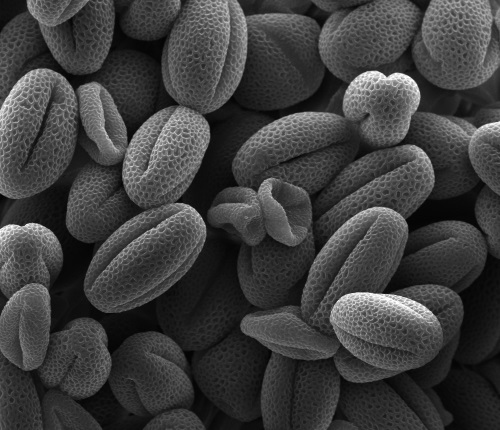
#> input picture pollen-500x430px-96dpi.jpg, 500 x 430 px, found by its file name
$ jupyter execute image_processing_E3.ipynb
#> lines starting #> are read from the running program, lines starting #| are printed output that depends on the picture
# **Exercise 3**
Propose a method for improving the image “pollen-500x430px-96dpi.jpg” in terms the
perceived brightness.

[cell 1]
from google.colab.patches import cv2_imshow

[cell 2]
import cv2
import numpy as np
import matplotlib.pyplot as plt

# Read in the image
img = cv2.imread('/content/pollen-500x430px-96dpi.jpg')
#> img is the input picture: shape (430, 500, 3); min 1, max 255, mean 62.1

# Convert the image to grayscale
gray = cv2.cvtColor(img, cv2.COLOR_BGR2GRAY)

# Apply histogram equalization
equalized = cv2.equalizeHist(gray)
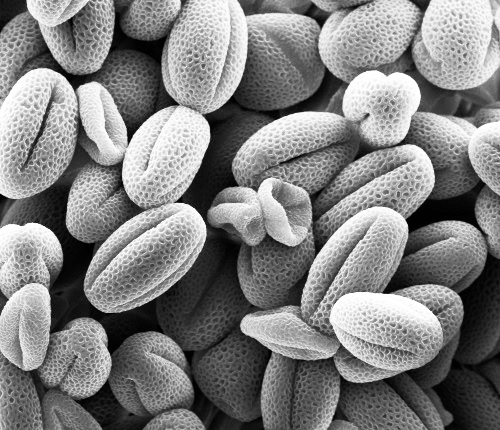
#> equalized: shape (430, 500); min 0, max 255, mean 128.6

# Display the original and equalized images side-by-side
fig, axs = plt.subplots(1, 2)
axs[0].imshow(gray, cmap='gray')
axs[0].set_title('Original')
axs[1].imshow(equalized, cmap='gray')
axs[1].set_title('Equalized')
plt.show()
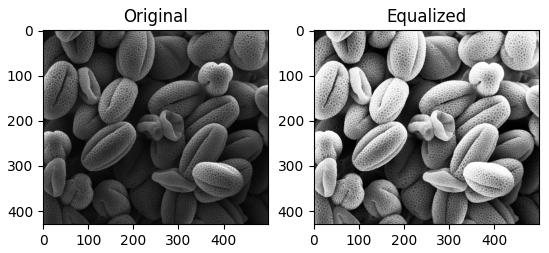
#> figure drawn by matplotlib, 2 panels

[cell 3]
# Define the scaling factor and shift factor
alpha =3  # increase the contrast
beta = 80  # increase the brightness

# Apply the linear transformation to the image
adjusted_img = cv2.convertScaleAbs(img, alpha=alpha, beta=beta)
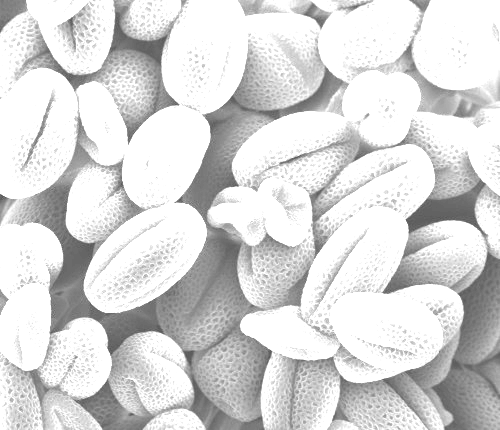
#> adjusted_img: shape (430, 500, 3); min 83, max 255, mean 216.6

# Display the original and equalized images side-by-side
fig, axs = plt.subplots(1, 2)
axs[0].imshow(img, cmap='gray')
axs[0].set_title('Original')
axs[1].imshow(adjusted_img, cmap='gray')
axs[1].set_title('adjusted_img')
plt.show()
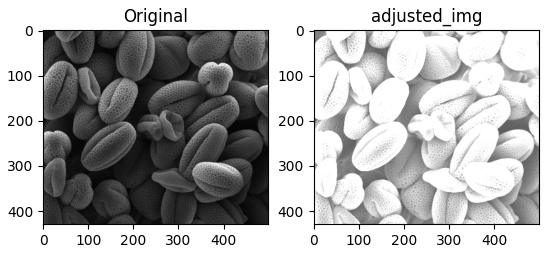
#> figure drawn by matplotlib, 2 panels

[cell 4]
# Define the scaling factor and shift factor
alpha =1.05  # increase the contrast
beta =10  # increase the brightness
# Apply the linear transformation to the image
adjusted_img = cv2.convertScaleAbs(equalized, alpha=alpha, beta=beta)
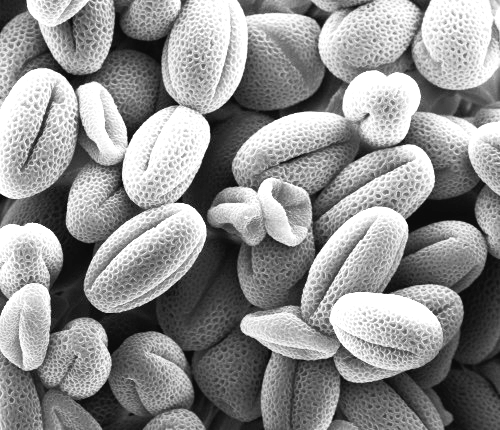
#> adjusted_img: shape (430, 500); min 10, max 255, mean 144

# Display the original and equalized images side-by-side
fig, axs = plt.subplots(1, 2)
axs[0].imshow(img, cmap='gray')
axs[0].set_title('Original')
axs[1].imshow(adjusted_img, cmap='gray')
axs[1].set_title('adjusted_img')
plt.show()

$ run again, with First-photo-of-the-moon-from-Chandrayaan-2_ISRO.jpg copied over pollen-500x430px-96dpi.jpg
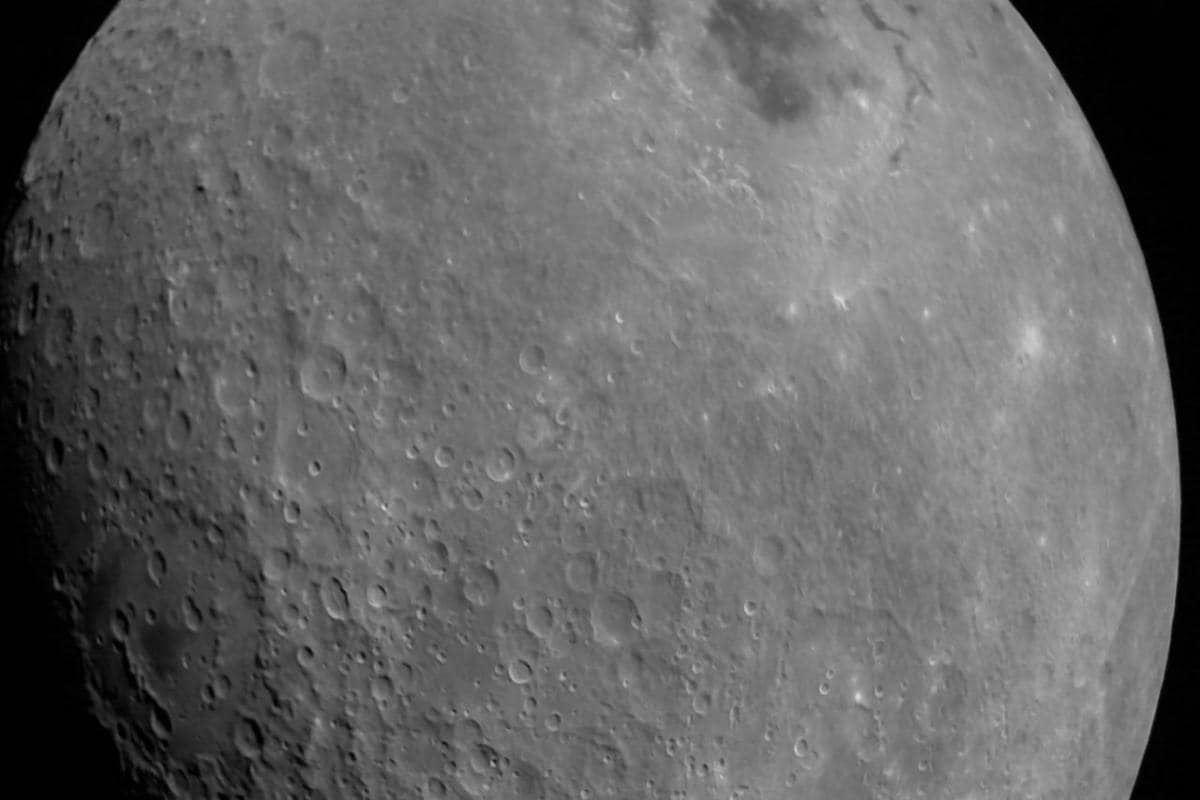
#> input picture First-photo-of-the-moon-from-Chandrayaan-2_ISRO.jpg, 1200 x 800 px, found by its file name
#> img is the input picture: shape (800, 1200, 3); min 0, max 218, mean 101.8
#> `adjusted_img = cv2.convertScaleAbs(img, alpha=alpha, beta=beta)`:
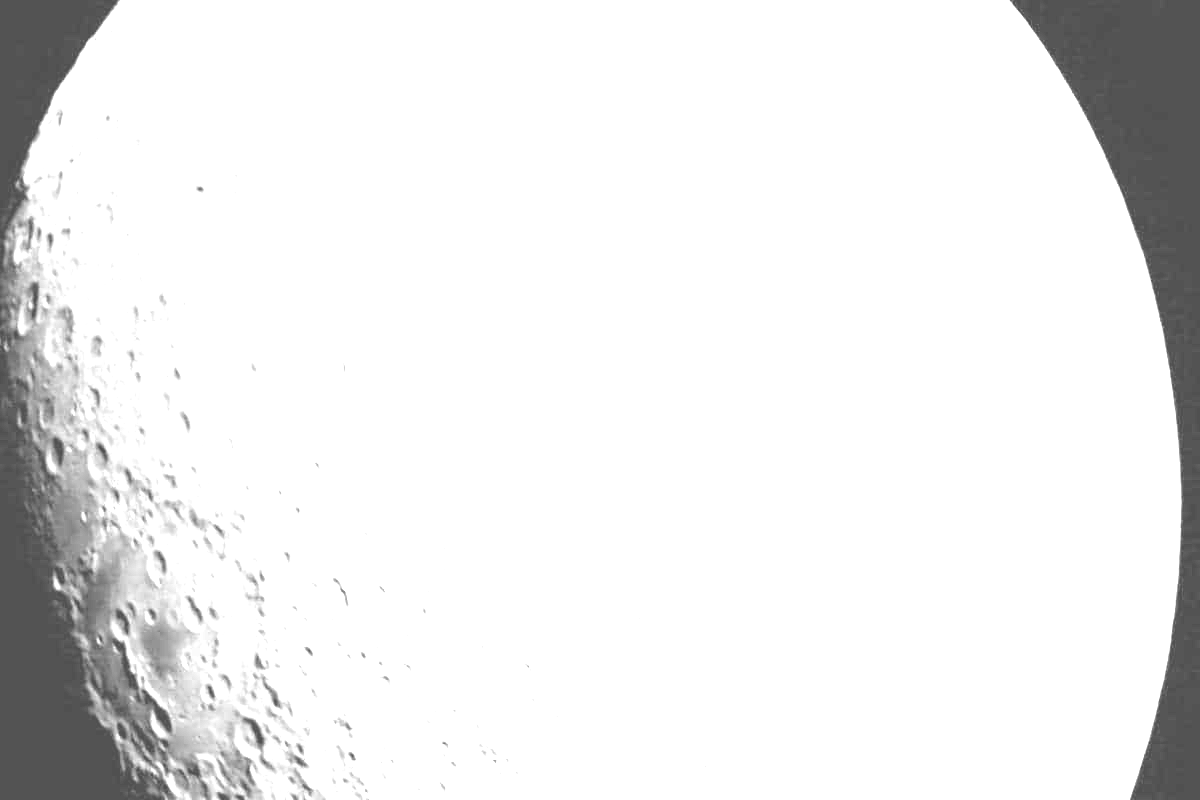
#> adjusted_img: shape (800, 1200, 3); min 80, max 255, mean 235
#> `adjusted_img = cv2.convertScaleAbs(equalized, alpha=alpha, beta=beta)`:
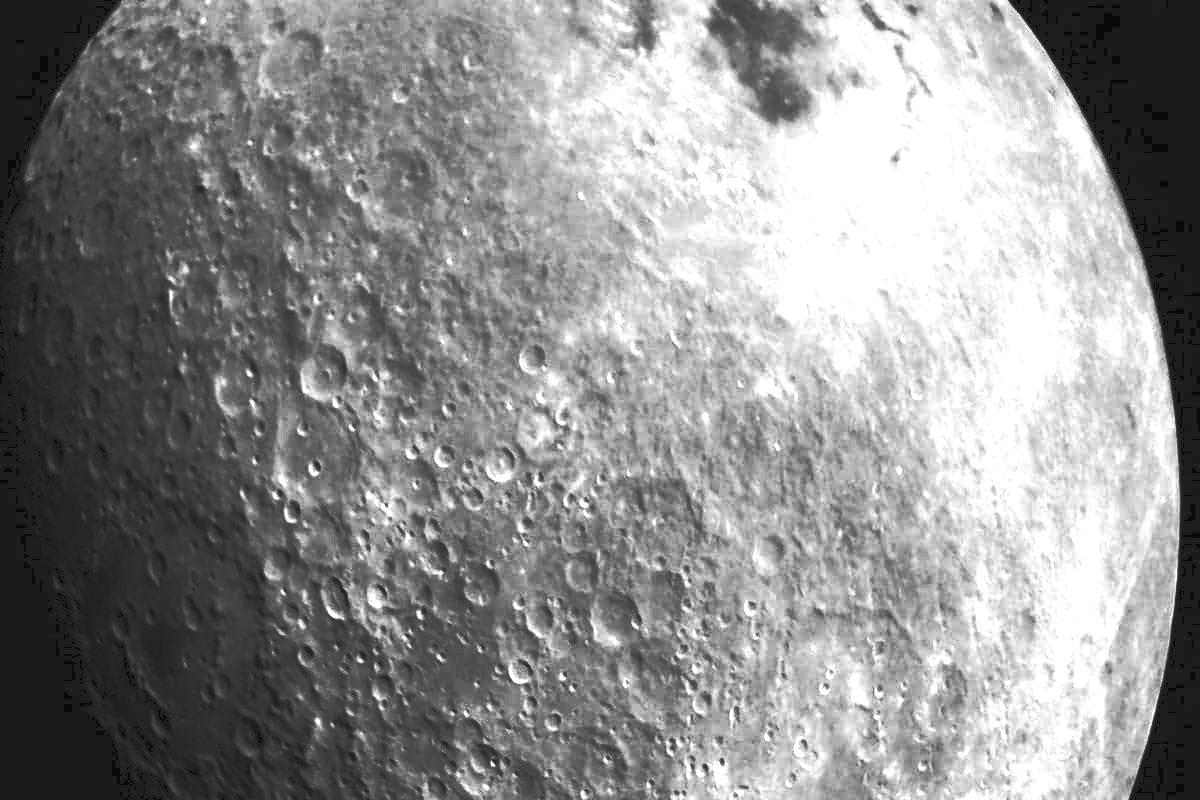
#> adjusted_img: shape (800, 1200); min 10, max 255, mean 143.7

$ run again, with image11.jpg copied over pollen-500x430px-96dpi.jpg
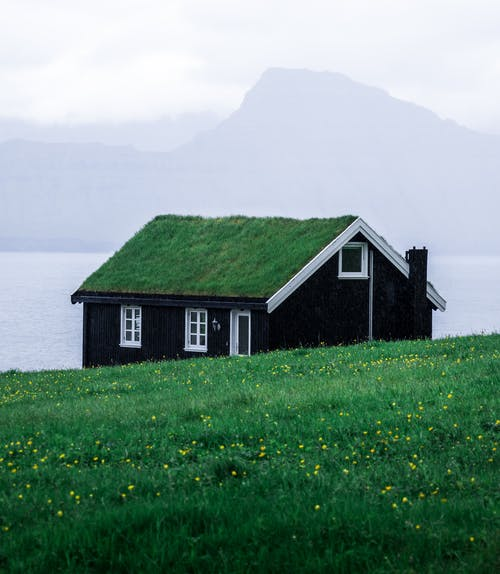
#> input picture image11.jpg, 500 x 574 px, found by its file name
#> img is the input picture: shape (574, 500, 3); mean B, G, R 137, 146.7, 119.9
#> `gray = cv2.cvtColor(img, cv2.COLOR_BGR2GRAY)`:
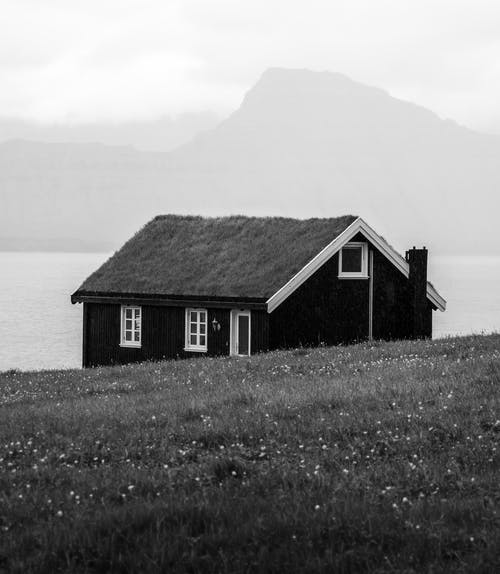
#> gray: shape (574, 500); min 0, max 255, mean 137.6
#> `adjusted_img = cv2.convertScaleAbs(equalized, alpha=alpha, beta=beta)`:
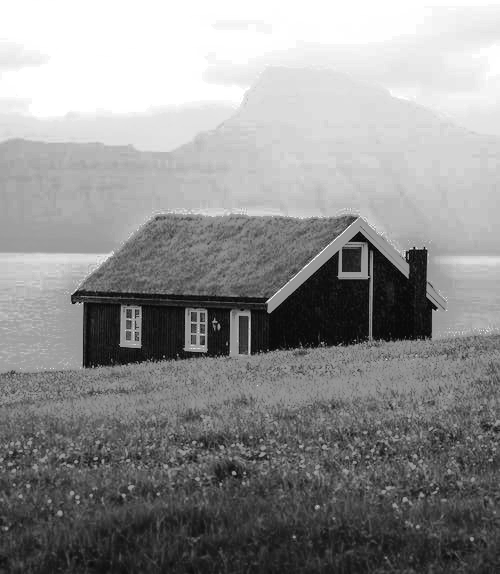
#> adjusted_img: shape (574, 500); min 10, max 255, mean 143.8

$ run again, with image_1.jpg copied over pollen-500x430px-96dpi.jpg
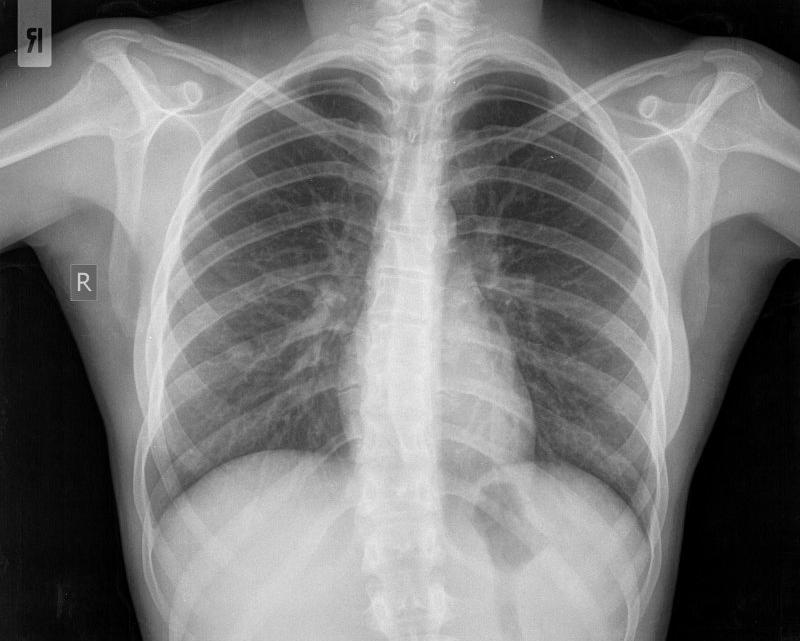
#> input picture image_1.jpg, 800 x 641 px, found by its file name
#> img is the input picture: shape (641, 800, 3); min 0, max 240, mean 121.5
#> `adjusted_img = cv2.convertScaleAbs(img, alpha=alpha, beta=beta)`:
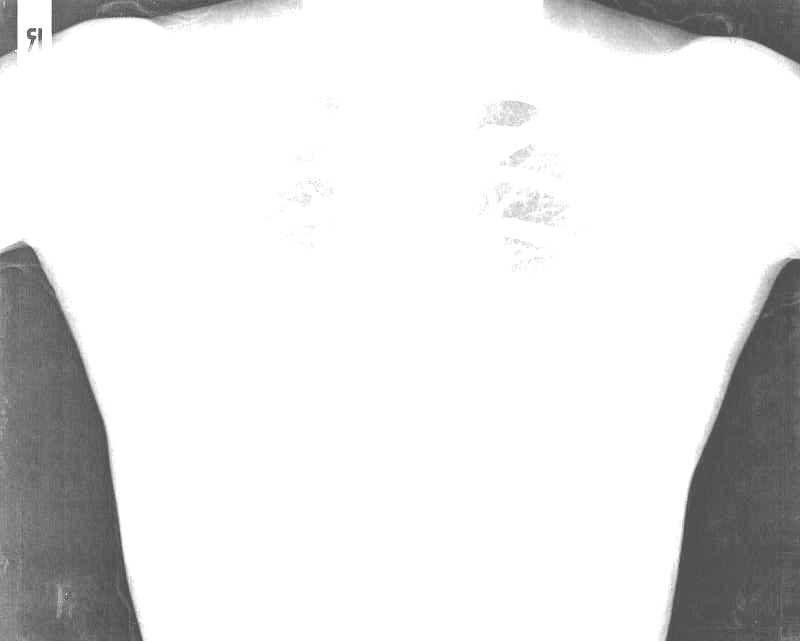
#> adjusted_img: shape (641, 800, 3); min 80, max 255, mean 228.1
#> `adjusted_img = cv2.convertScaleAbs(equalized, alpha=alpha, beta=beta)`:
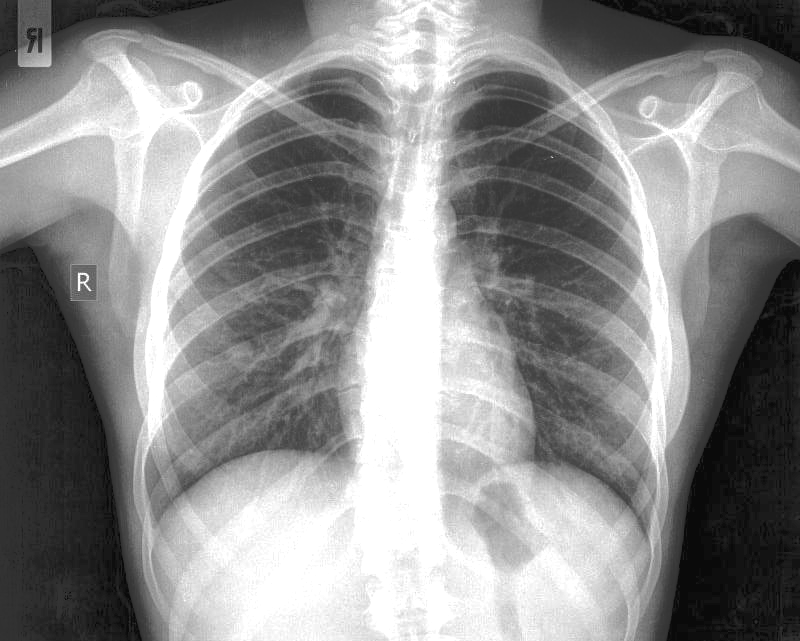
#> adjusted_img: shape (641, 800); min 10, max 255, mean 141.6
